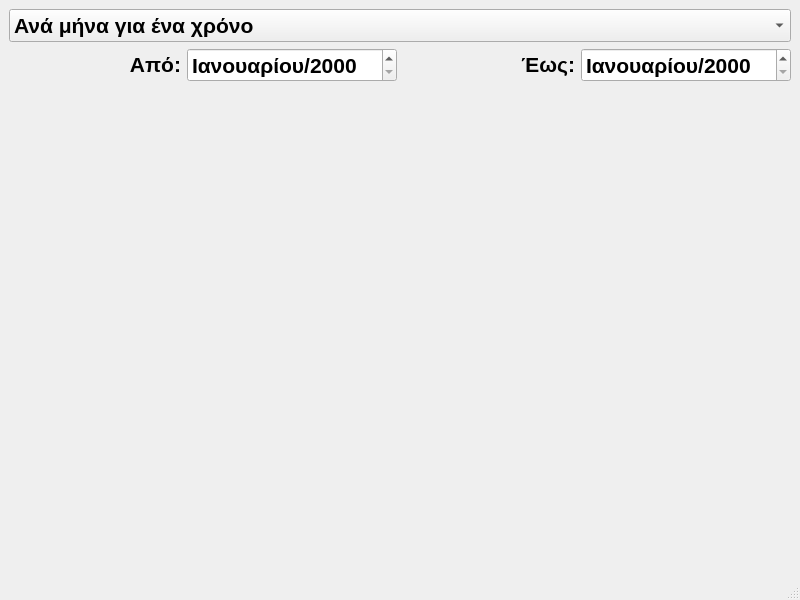
<?xml version="1.0" encoding="UTF-8"?>
<ui version="4.0">
 <class>ChartViewer</class>
 <widget class="QMainWindow" name="ChartViewer">
  <property name="geometry">
   <rect>
    <x>0</x>
    <y>0</y>
    <width>800</width>
    <height>600</height>
   </rect>
  </property>
  <property name="font">
   <font>
    <family>Arial</family>
    <pointsize>16</pointsize>
    <weight>75</weight>
    <bold>true</bold>
   </font>
  </property>
  <property name="windowTitle">
   <string>MainWindow</string>
  </property>
  <property name="locale">
   <locale language="Greek" country="Greece"/>
  </property>
  <widget class="QWidget" name="centralwidget">
   <layout class="QVBoxLayout" name="verticalLayout_2">
    <item>
     <widget class="QComboBox" name="perComboBox">
      <item>
       <property name="text">
        <string>Ανά μήνα για ένα χρόνο</string>
       </property>
      </item>
      <item>
       <property name="text">
        <string>Ένας μήνας ανά χρόνο</string>
       </property>
      </item>
      <item>
       <property name="text">
        <string>Ανά μήνα και ανά Χρόνο</string>
       </property>
      </item>
      <item>
       <property name="text">
        <string>Άνα χρόνο</string>
       </property>
      </item>
     </widget>
    </item>
    <item>
     <layout class="QHBoxLayout" name="horizontalLayout">
      <item>
       <widget class="QLabel" name="label_2">
        <property name="sizePolicy">
         <sizepolicy hsizetype="Preferred" vsizetype="Fixed">
          <horstretch>0</horstretch>
          <verstretch>0</verstretch>
         </sizepolicy>
        </property>
        <property name="layoutDirection">
         <enum>Qt::LeftToRight</enum>
        </property>
        <property name="text">
         <string>Από:</string>
        </property>
        <property name="alignment">
         <set>Qt::AlignRight|Qt::AlignTrailing|Qt::AlignVCenter</set>
        </property>
        <property name="margin">
         <number>5</number>
        </property>
       </widget>
      </item>
      <item>
       <widget class="QDateEdit" name="fromDate">
        <property name="locale">
         <locale language="Greek" country="Greece"/>
        </property>
        <property name="displayFormat">
         <string>MMMM/yyyy</string>
        </property>
       </widget>
      </item>
      <item>
       <widget class="QLabel" name="label">
        <property name="sizePolicy">
         <sizepolicy hsizetype="Preferred" vsizetype="Fixed">
          <horstretch>0</horstretch>
          <verstretch>0</verstretch>
         </sizepolicy>
        </property>
        <property name="layoutDirection">
         <enum>Qt::LeftToRight</enum>
        </property>
        <property name="text">
         <string>Έως:</string>
        </property>
        <property name="alignment">
         <set>Qt::AlignRight|Qt::AlignTrailing|Qt::AlignVCenter</set>
        </property>
        <property name="margin">
         <number>5</number>
        </property>
       </widget>
      </item>
      <item>
       <widget class="QDateEdit" name="toDate">
        <property name="displayFormat">
         <string>MMMM/yyyy</string>
        </property>
       </widget>
      </item>
     </layout>
    </item>
    <item>
     <widget class="QWidget" name="chartContainer" native="true">
      <layout class="QHBoxLayout" name="horizontalLayout_2"/>
     </widget>
    </item>
   </layout>
  </widget>
  <widget class="QMenuBar" name="menubar">
   <property name="geometry">
    <rect>
     <x>0</x>
     <y>0</y>
     <width>800</width>
     <height>29</height>
    </rect>
   </property>
  </widget>
  <widget class="QStatusBar" name="statusbar"/>
 </widget>
 <resources/>
 <connections/>
</ui>
